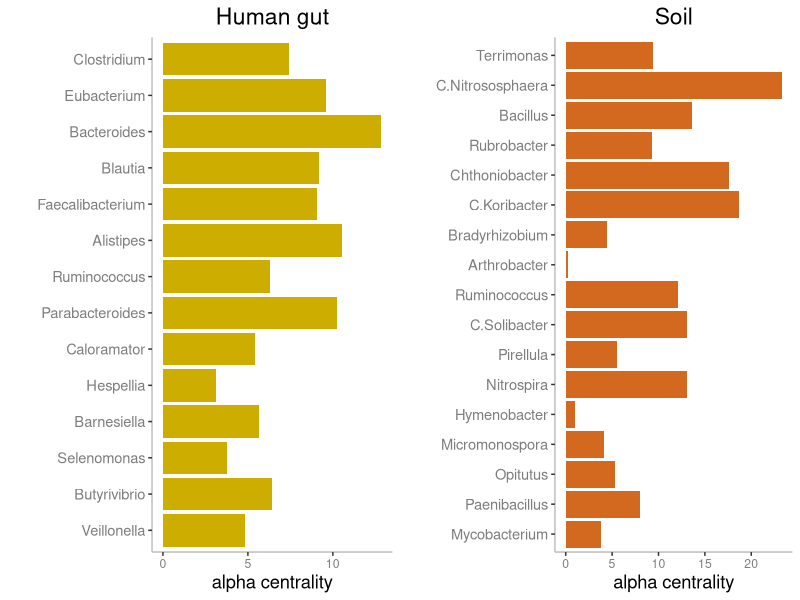
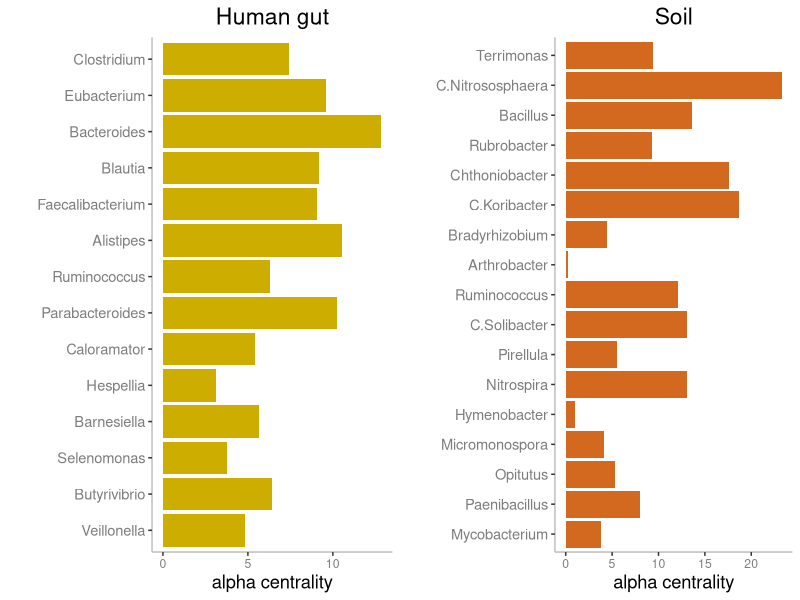

The R script that drew these images, in order:
library(ggplot2)
soil <- read.csv("./real_data/soil_alpha_cent.csv")
human <- read.csv("./real_data/human_alpha_cent.csv")

soil <- soil[order(soil$mu),]
soil$genus <- factor(soil$X, levels = (as.character(soil$X)))
human <- human[order(human$mu),]
human$genus <- factor(human$X, levels = (as.character(human$X)))

gsoil <- ggplot(data = soil,aes(x=genus,y=alpha_cent)) + 
  geom_bar( stat = "identity", fill="chocolate") + 
  ylab("alpha centrality") +
  xlab("")+ ggtitle("Soil") +
  theme(
    plot.title = element_text(hjust=0.5, size=rel(1.5)),
    axis.title.x = element_text(size=rel(1.2)),
    axis.title.y = element_text(size=rel(1.2), angle=90, vjust=0.5, hjust=0.5),
    axis.text.x = element_text(colour="grey49", size=rel(1.0), angle=0, face="plain"),
    axis.text.y = element_text(colour="grey49", size=rel(1.2), angle=0, face="plain"),
    panel.background = element_blank(),
    axis.line = element_line(colour = "grey"),
    strip.text = element_text(size = 17)
  ) +
  coord_flip()

ghuman <- ggplot(data = human,aes(x=genus,y=alpha_cent)) + 
  geom_bar( stat = "identity", fill="gold3") + 
  ylab("alpha centrality") +
  xlab("") + ggtitle("Human gut") +
  theme(
    plot.title = element_text(hjust=0.5, size=rel(1.5)),
    axis.title.x = element_text(size=rel(1.2)),
    axis.title.y = element_text(size=rel(1.2), angle=90, vjust=0.5, hjust=0.5),
    axis.text.x = element_text(colour="grey49", size=rel(1.0), angle=0, face="plain"),
    axis.text.y = element_text(colour="grey49", size=rel(1.2), angle=0, face="plain"),
    panel.background = element_blank(),
    axis.line = element_line(colour = "grey"),
    strip.text = element_text(size = 17)
  ) +
  coord_flip() 


ggpubr::ggarrange(ghuman,gsoil,
          #labels = c("gut", "soil"),
          ncol = 2, nrow = 1)


#ggsave("./real_data/alpha_cent_vs_mu.pdf", width = 9, height = 4, scale = 0.8)
ggsave("alpha_cent_vs_mu2.pdf", width = 10, height = 5, scale = 0.8)  


cor.test(human$mu, human$alpha_cent,
         method = "spearman")
